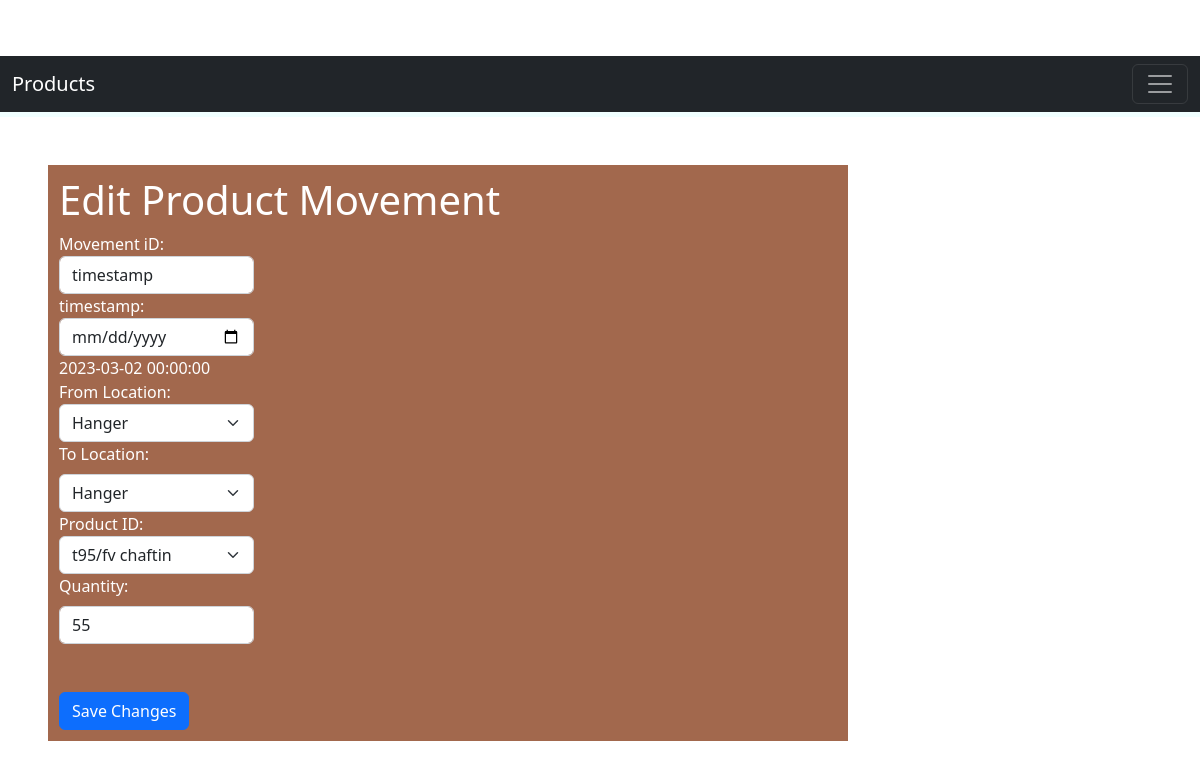
The app's page /edit_product_movement/timestamp with its own data.
### models.py (models this page shows, shortened)
class ProductMovement(db.Model):
    __tablename__ = 'productMovement'
    movement_id = db.Column(db.String(50), primary_key=True)
    timestamp = db.Column(db.DateTime, nullable=False,default=datetime.datetime.now())
    from_location = db.Column(db.String(50), db.ForeignKey('location.location_id'))
    to_location = db.Column(db.String(50), db.ForeignKey('location.location_id'))
    product_id = db.Column(db.String(50), db.ForeignKey('product.product_id'))
    qty = db.Column(db.Integer, nullable=False)

### App.py (the view, shortened to what this page needs)
@app.route('/edit_product_movement/<movement_id>', methods=['GET', 'POST'])
def edit_product_movement(movement_id):
    product_movement = ProductMovement.query.filter_by(movement_id=movement_id).first()
    products = Product.query.all()
    locations = Location.query.all()
    return render_template('edit_product_movement.html', product_movement=product_movement, product=products, products=products, locations=locations)

### templates/edit_product_movement.html (shortened to what this page needs)
{% include "index.html" %}
<!DOCTYPE html>
<html>
  <head>
  </head>
  <body>
    <div class="all m-5 col-md-8 ">
    <h1>Edit Product Movement</h1>
    <form method="post" action="{{ url_for('edit_product_movement', movement_id=product_movement.movement_id) }}">
      <div class="col-md-3">
      <label >Movement iD: </label>
      <input type="text" class="form-control" name="movement_id" value="{{ product_movement.movement_id }}" required>
    </div>
    <div class="col-md-3">
      <label >timestamp: </label>
      <input type="date" class="form-control" name="timestamp" value="{{ product_movement.timestamp }}" required>
      <label>{{ product_movement.timestamp }} </label>
    </div>
    <div class="col-md-3">
      <label for="from_location">From Location:</label>
      <select class="form-select" name="from_location" >
        {% for location in locations %}
            <option value="{{ location.location_id }}" >{{ location.location_id }}</option>
        {% endfor %}
      </select>
    </div>
    <div class="col-md-3">
      <label class="form-label"  for="to_location">To Location:</label>
      <select class="form-select" name="to_location" >
        {% for location in locations %}
            <option value="{{ location.location_id }}">{{ location.location_id}}</option>
        {% endfor %}
      </select>
    </div>
      <div class="col-md-3">
      <label for="product_id">Product ID:</label>
      <select class="form-select" name="product_id" required>
        {% for product in products %}
          {% if product.product_id == product_movement.product_id %}
            <option value="{{ product.product_id }}" selected>{{ product.product_id }}</option>
          {% else %}
            <option value="{{ product.product_id }}">{{ product.product_id }}</option>
          {% endif %}
        {% endfor %}
      </select>
    </div>
      <div class="col-md-3">
      <label class="form-label" for="qty">Quantity:</label>
      <input type="number" class="form-control" name="qty" value="{{ product_movement.qty }}" required><br><br>
    </div>
      <button type="submit" class="btn btn-primary">Save Changes</button>
    </form>
  </div>
  </body>
</html>

### static/styles/Home.css (style rules this page uses)
body { background-image: url('https://rare-gallery.com/uploads/posts/569025-background-brown.jpg'); background-repeat: no-repeat; background-attachment: fixed; background-size: 100% 100%; color: white; }
.all { background-color: #985738e4; padding: 11px; }

### records on screen
ProductMovement: movement_id "timestamp", timestamp "2023-03-02 00:00:00", qty "55"

### other values on screen
form field from_location "Hanger"
form field to_location "Hanger"
form field product_id "t95/fv chaftin"
